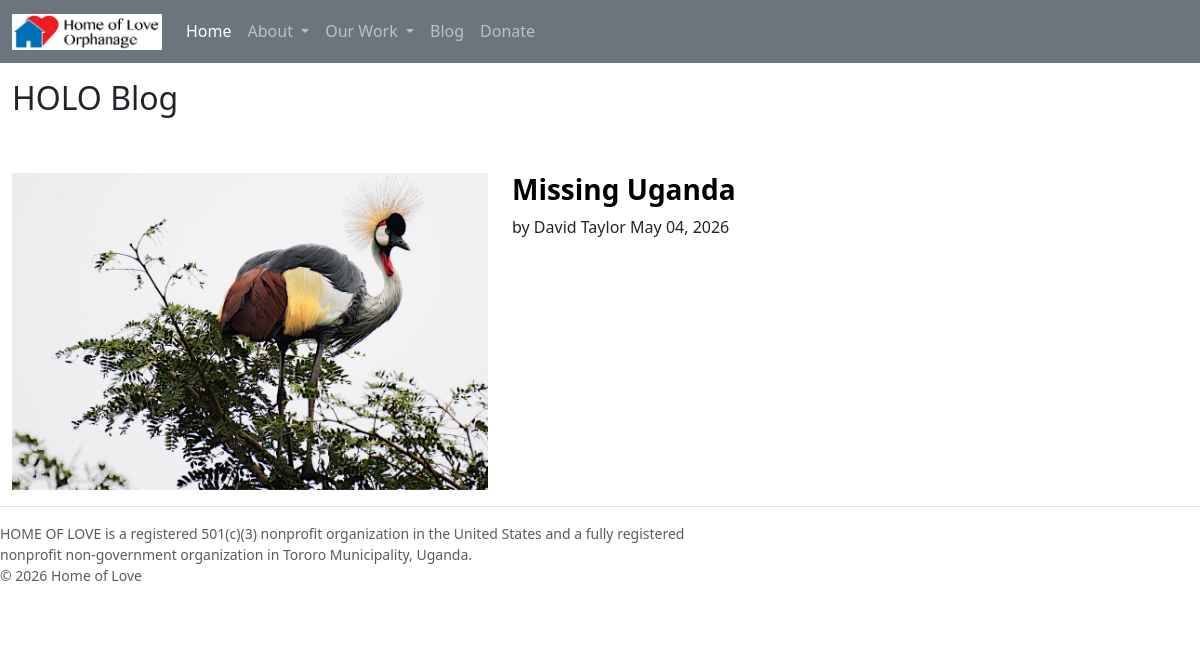
The app's page /blog, older data.
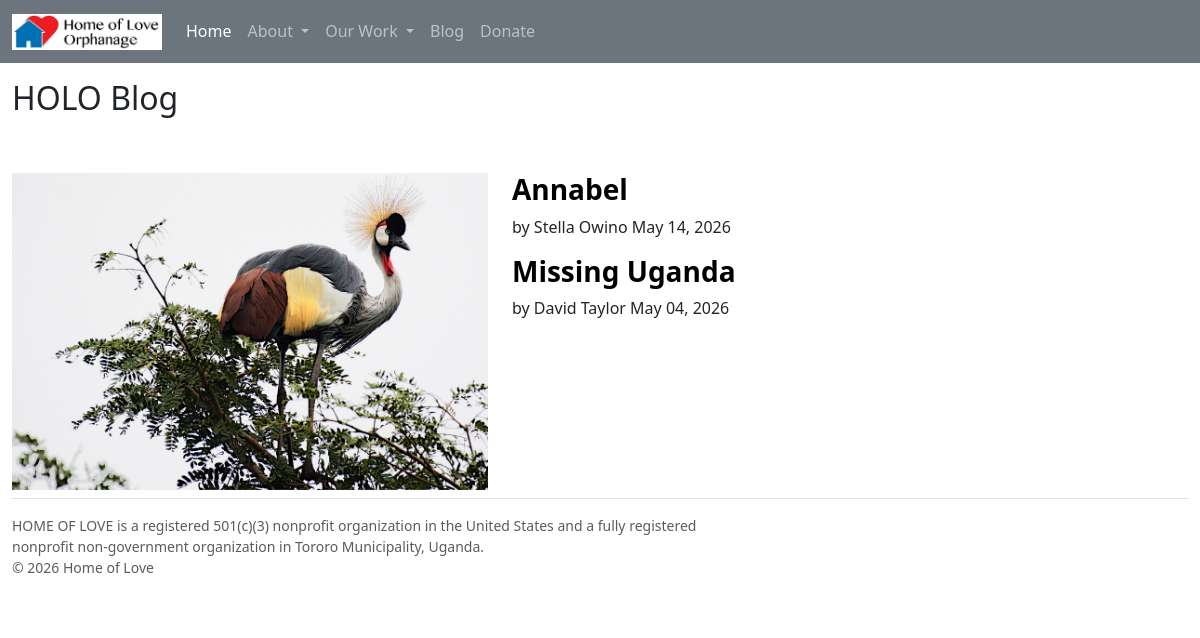
The same page, newer data.
### app/models.py (models this page shows, shortened)
class Base(DeclarativeBase):
    pass

class Blog(Base):
    __tablename__ = "blogs_table"
    id: Mapped[int] = mapped_column(primary_key=True)
    title: Mapped[str]
    author: Mapped[str]
    date: Mapped[str]
    body: Mapped[str]
    pagecss: Mapped[Optional[str]]

### app/routes.py (the view)
@bp.route("/blog")
def blog():
    stmt = (db.select(Blog.title, Blog.date, Blog. author, Blog.id)
                      .select_from(Blog)
                      .order_by(Blog.date.desc()))
    blogs = db.session.execute(stmt).all()
    rows = []
    for blog in blogs:
        blog = list(blog)
        blog[1] = iso2mdy(blog[1])
        rows.append(blog)
    templateData = {"rows": rows}
    templateData['title'] = " HOLO Blog"
    return render_template('blog.html', **templateData)

### app/routes.py (called while the page is built)
def iso2mdy(iso_date):
    return datetime.fromisoformat(iso_date).strftime("%B %d, %Y")

### app/templates/blog.html (shortened to what this page needs)
{% extends "base.html" %}
{% block content %}
<div class="container-fluid my-3 mx-8">
    <h2>{{ title }}</h2>
    <br><br>
    <div class="row mb-2">
      <div class="col-5">
          <img src="{{ url_for('static', filename='/images/grey-crowned-crane.jpg') }}" alt="Picture of Children" class="img-fluid">
      </div>
      <div class="col-6">
    {% for row in rows %}
    <div class="row mb-2">
      <h3><a href="{{url_for('views.blogpost', blogid=row[3]) }}">{{ row[0] }}</a></h3>
      <p>by {{ row[2] }} {{ row[1] }}</p>
        {% endfor %}
    </div>
    </div>
    </div>
    </div>
{% endblock %}

Row changes from the older to the newer data that the page shows:
added Blog: title "Annabel", author "Stella Owino", date "May 14, 2026"
